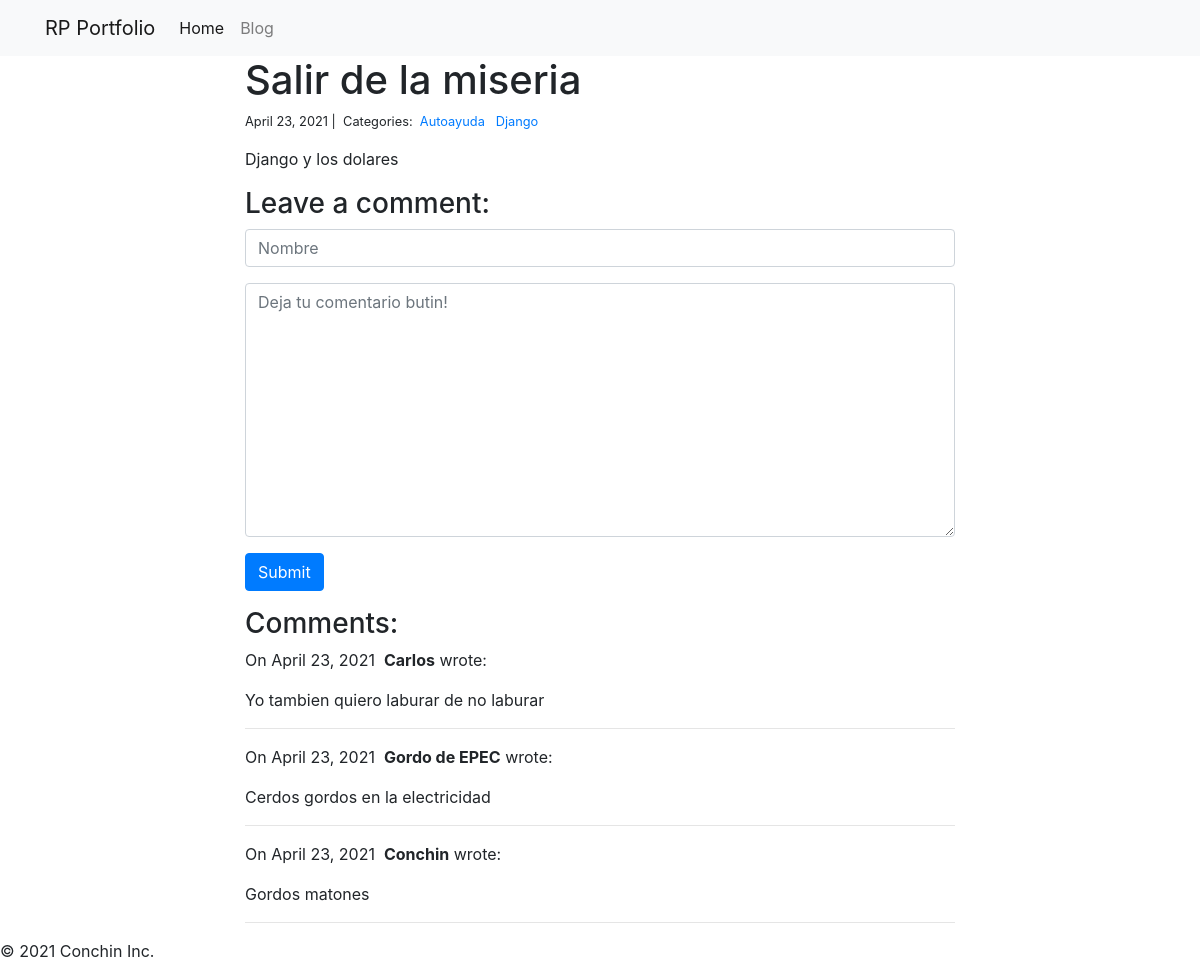
The app's page /blog/4/ with its own data.
### blog/models.py (models this page shows, shortened)
class Post(models.Model):
    title = models.CharField(max_length=200)
    body = models.TextField()
    created = models.DateTimeField(auto_now_add=True)
    modified = models.DateTimeField(auto_now=True)
    categories = models.ManyToManyField('Category', related_name='posts')

class Category(models.Model):
    name = models.CharField(max_length=20)

class Comment(models.Model):
    author = models.CharField(max_length=60)
    body = models.TextField()
    created = models.DateTimeField(auto_now_add=True)
    post = models.ForeignKey('Post', on_delete=models.CASCADE)

### blog/views.py (the view, shortened to what this page needs)
# urls.py: path('<int:pk>/', views.blog_detail, name="blog_detail"),
def blog_detail(request, pk):
    post = Post.objects.get(pk=pk)
    form = CommentForm()
    comments = Comment.objects.filter(post=post)
    context = {
        'post':post,
        'comments':comments,
        'form':form,
    }
    return render(request, 'blog_detail.html', context)

### blog/forms.py
class CommentForm(forms.Form):
    author = forms.CharField(
        max_length=60,
        widget=forms.TextInput(attrs={
            "class": "form-control",
            "placeholder": "Nombre"
        })
    )
    body = forms.CharField(widget=forms.Textarea(
        attrs={
            "class": "form-control",
            "placeholder": "Deja tu comentario butin!"
        })
    )

### blog/templates/blog_detail.html (shortened to what this page needs)
{% extends "base.html" %}
{% block page_content %}
<div class="col-md-8 offset-md-2">
    <h1>{{ post.title }}</h1>
    <small>
        {{ post.created.date }} |&nbsp;
        Categories:&nbsp;
        {% for category in post.categories.all %}
        <a href="{% url 'blog_category' category.name %}">
            {{ category.name }}
        </a>&nbsp;
        {% endfor %}
    </small>
    <p>{{ post.body | linebreaks }}</p>
    <h3>Leave a comment:</h3>
    <form  method="post">
        <div class="form-group">
            {{ form.author }}
        </div>
        <div class="form-group">
            {{ form.body }}
        </div>
        <button type="submit" class="btn btn-primary">Submit</button>
    </form>
    <h3>Comments:</h3>
    {% for comment in comments %}
    <p>
        On {{comment.created.date }}&nbsp;
        <b>{{ comment.author }}</b> wrote:
    </p>
    <p>{{ comment.body }}</p>
    <hr>
    {% endfor %}
</div>
{% endblock %}

### realpython/templates/base.html (shortened to what this page needs)
<link rel="stylesheet" href="https://stackpath.bootstrapcdn.com/bootstrap/4.1.3/css/bootstrap.min.css">
<nav class="navbar navbar-expand-lg navbar-light bg-light">
    <div class="container">
        <a class="navbar-brand" href="{% url 'index' %}">RP Portfolio</a>
        <div class="collapse navbar-collapse" id="navbarSupportedContent">
          <ul class="navbar-nav mr-auto">
            <li class="nav-item active">
              <a class="nav-link" href="{% url 'index' %}">Home</a>
            </li>
            <li class="nav-item">
              <a class="nav-link" href="{% url 'blog_index' %}">Blog</a>
            </li>
          </ul>
        </div>
    </div>
</nav>
<div class="container">
    {% block page_content %}{% endblock %}
</div>
© 2021 Conchin Inc.

### records on screen
Post: title "Salir de la miseria", created "April 23, 2021", body "Django y los dolares"
Category: name "Autoayuda"
Category: name "Django"
Comment: created "April 23, 2021", author "Carlos", body "Yo tambien quiero laburar de no laburar"
Comment: created "April 23, 2021", author "Gordo de EPEC", body "Cerdos gordos en la electricidad"
Comment: created "April 23, 2021", author "Conchin", body "Gordos matones"
